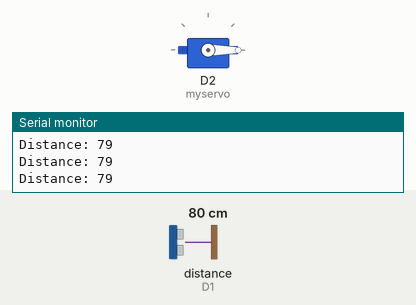
Recording of a sketch running on a simulated ESP8266 (NodeMCU). Shown: servo, the last lines printed to the serial monitor. Wiring (inferred from the names in the program): ultrasonic range finder: trigger D0; echo D1. Inputs (shaded band) come from the test bench; at power-on: distance to the obstacle (sensor on D1) 80 cm. The echo pulse lasts 58.3 µs per cm.

Above: at 1.2 s.
1.3 s: distance to the obstacle (sensor on D1) set to 56 cm
2.8 s: distance to the obstacle (sensor on D1) set to 46 cm
At 3.4 s:
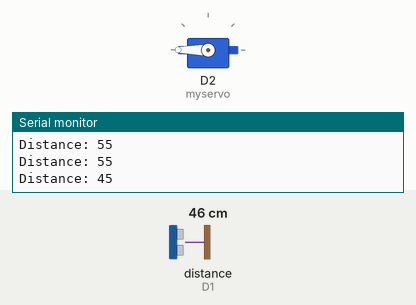
4.3 s: distance to the obstacle (sensor on D1) set to 60 cm
At 6.5 s:
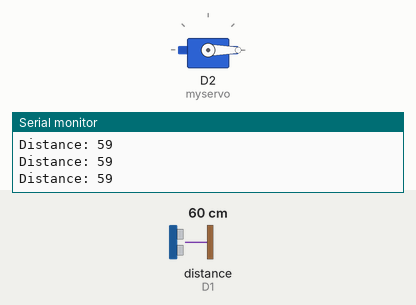
7.3 s: distance to the obstacle (sensor on D1) set to 2 cm
At 8.5 s:
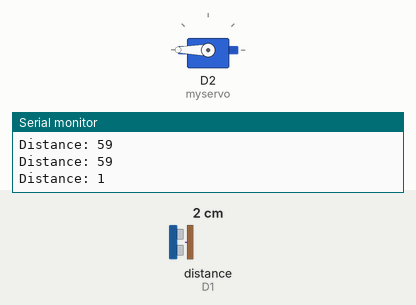
Timing chart, 0 to 9.8 s (numbered marks = the images above; inputs shaded):
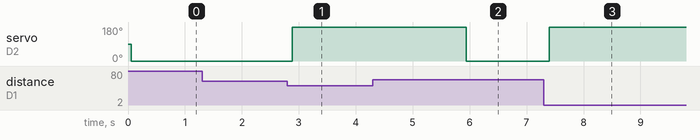

Measured:
- the behaviour switches between 51 and 50 cm on distance to the obstacle (sensor on D1) (found by bisection; images 0 and 1)
- after the input at 2.8 s, servo on D2 (myservo): 0° → 180° after 0.09 s
- after the input at 4.3 s, servo on D2 (myservo): 180° → 0° after 1.6 s
- after the input at 7.3 s, servo on D2 (myservo): 0° → 180° after 0.10 s

The sketch:

sketch_mar28a.ino
```cpp
const int trigPin = D0;
const int echoPin = D1;
long duration;
int distance;
#include <Servo.h>
Servo myservo;


void setup() {
  myservo.attach(D2);
 pinMode(trigPin, OUTPUT);
  pinMode(echoPin, INPUT);
  Serial.begin(9600);
}

void loop() {
 digitalWrite(trigPin, LOW);
  delayMicroseconds(2);

  digitalWrite(trigPin, HIGH);
  delayMicroseconds(10);
  digitalWrite(trigPin, LOW);

  duration = pulseIn(echoPin, HIGH);
  distance = duration * 0.034 / 2;
  Serial.print("Distance: ");
  Serial.println(distance);
  delay(50);

if (distance < 50) {
    myservo.write(300);
    delay(3000);
 } else if (distance > 50){
   myservo.write(0);

}
}
```
